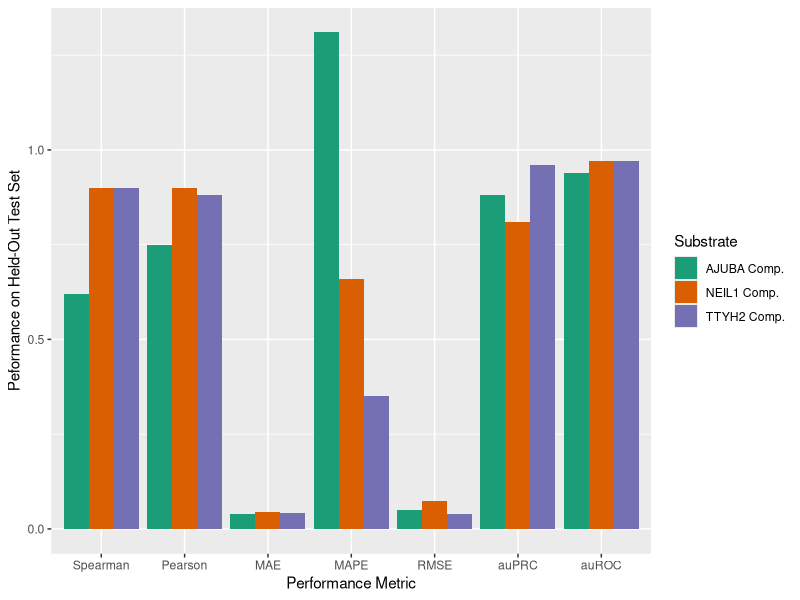

The R script that drew this image:
rm(list=ls())
data=read.table("Combined_Comp_Performance.tsv",header=TRUE,sep='\t')
library(reshape2)
m=melt(data)
library(ggplot2)
ggplot(data=m,
       aes(x=m$variable,
           y=m$value,
           group=m$Substrate,
           fill=m$Substrate))+
  geom_bar(stat='identity',position='dodge')+
  scale_fill_manual(name="Substrate",values=c("#1b9e77","#d95f02","#7570b3"))+
  xlab("Performance Metric")+
  ylab("Peformance on Held-Out Test Set")
  